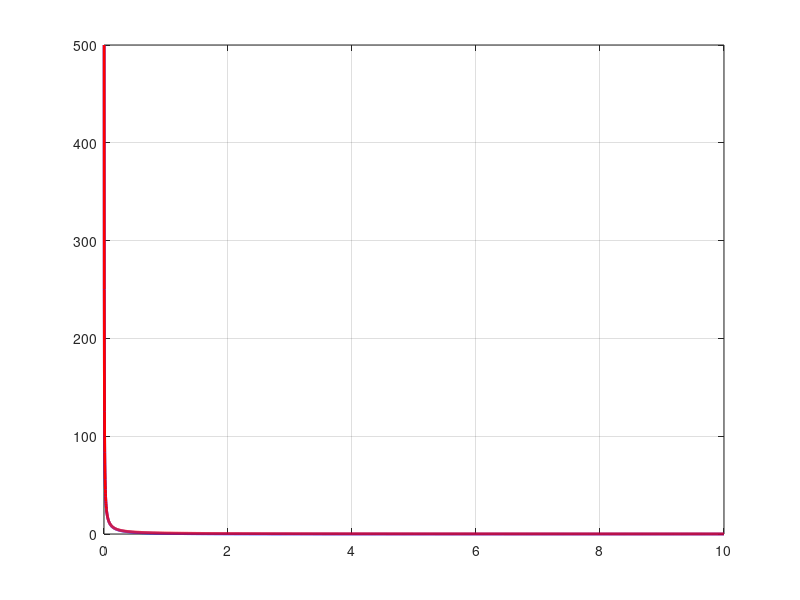
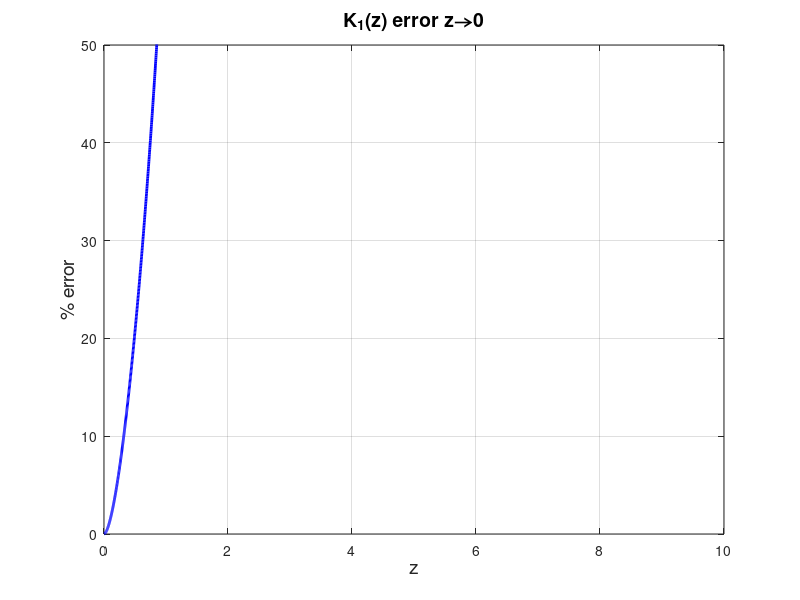
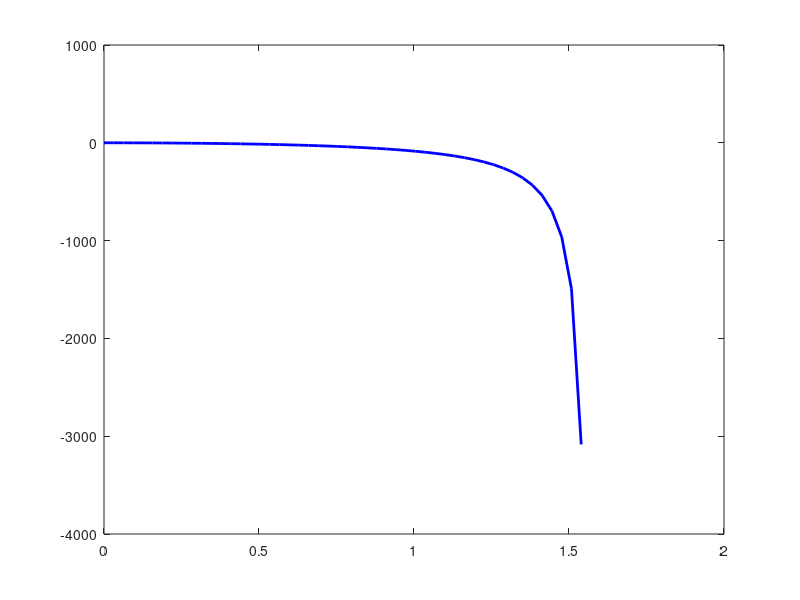
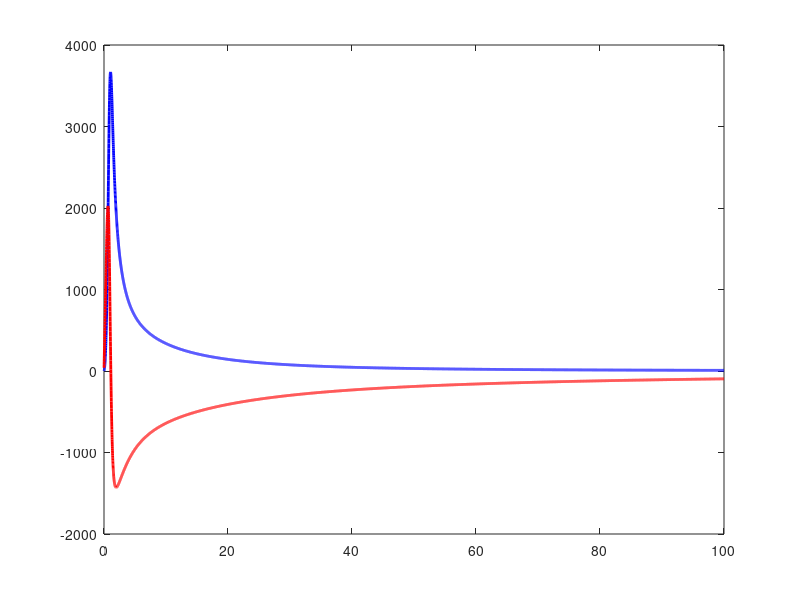

MATLAB code to generate these figures, in order: (Note: this script raises an error after producing the figures.)
%
% Plot bessel functions
%
close all;
t=0:2/1000:10;

figure(1);
plot(t,besselk(1,t),'b','linewidth',2);
hold on;
plot(t,1./t,'r','linewidth',2);
%plot(t,besselk(2,t),'g','linewidth',1);
%plot(t,besselk(3,t),'m','linewidth',1);
grid on;
%legend('K0','K1','K2','K3');
%ylim([0 100])
%xlim([0 0.01])
figure
err=abs(besselk(1,t)-1./t)*100./besselk(1,t);
plot(t,err,'b','linewidth',2);
ylim([0 50]);
grid on;
title('K_1(z) error z\rightarrow0','fontsize',14)
ylabel('% error','fontsize',14);
xlabel('z','fontsize',14);
%% sen cos sinh
t=0:pi/100:pi/2-pi/2/100;
figure(3)
plot(t,(cos(t)-(1))*100./cos(t),'b','linewidth',2);

%%
WangDir='/afs/cern.ch/user/n/nbiancac/scratch0/HEADTAIL_RELEASE/Wang';
cd(WangDir)

Z0=120*pi;
q=1.602176e-19;
c=299792458;
u0=Z0/c;
e0=8.84*(1e-12);
gamma=450; %SPS inj
beta=sqrt(1-1/gamma^2)
v=beta*c;
a=0.05; %[m]
b=0.0305; %[m]
d=b+0.06; %[m]
L=2.738; %[m]
Np=100; % Numero di punti

x=(0.0001:(a-0.0001)/Np:a);
y=(0.0001:(b-0.0001)/Np:b);
q=1.6e-19;
f=10e6; %[Hz]
k0=2*pi.*f/c
kr=2*pi.*f/(v*gamma)

ExS=zeros(Np+1,Np+1);
EyS=zeros(Np+1,Np+1);
EzS=zeros(Np+1,Np+1);
C=0;

for i=1:1:length(x);
    for j=1:1:length(y);
        %r=sqrt((x(i)-2*n*a)^2+y(j)^2);
        %ExS(i,j)=Z0*q/2/pi/beta*besselk(1,kr*r)*kr*x(i)/r;
        %EyS(i,j)=EyS(i,j)+(-1)^n*Z0*q/2/pi/beta*kr*besselk(1,kr*r)*y(j)/r;
        EyS(i,j)=Z0*q/2/pi/beta*2*pi/2/a*(cos(pi*x(i)/2/a)*sinh(pi*y(j)/2/a))/(cosh(pi*y(j)/a)-cos(pi*x(i)/a));
        %EzS(i,j)=Z0*q/2/pi/beta/gamma*besselk(0,kr*r)*kr;
    end
end


figure(3)
surface(x,y,EyS); shading 'interp'

n=[0:1:20];
Zlong=[];
freq=[];
rho=1e6;
ui=460;
kf=1/(20e6);

for f=1e7:1e7:100e9
k0=2*pi*f/c;
k=2*pi*f/beta/c;
kr=2*pi*f/(beta*c*gamma);

N=Z0*q/2/beta/a;
er=12-1i*(1./(2*pi*f*rho*e0));
ur=1+(ui./(1+(kf*kf.*f.*f)))-1i*((ui*kf.*f)./(1+(kf*kf.*f.*f)));

g1n=(2*n+1)*pi/2/a;
k1n=(2*n+1)*pi/2/a;
k2n=sqrt(-kr^2-k1n.^2);
g2n=sqrt(k0^2*ur*er-k^2-g1n.^2);
x1=k2n*b;
x2=g2n*(b-d);

An = N*exp(1i.*x1).*( k2n.*cos(x1).*(1i*k2n.*gamma^2*(k^2-k0^2*er*ur)-g2n.*k^2*er.*cot(x2)) + sin(x1).*...
    (k^2.*(kr^2*er*ur+k1n.^2*(1+gamma^2*(-1+er*ur))) +1i.*g2n.*k2n*kr^2*gamma^2*ur.*tan(x2)) )./...
    (k.*k2n*gamma^2.*(-g2n.*k2n*er.*cos(x1).^2.*cot(x2)+(k^2+(-k0^2+kr^2)*er*ur+k1n.^2*(1+er*ur)).*...
    cos(x1).*sin(x1)-g2n.*k2n*ur.*sin(x1).^2.*tan(x2)));

Zlong=[Zlong, -L/q*sum(An)];
freq=[freq,f];
end

figure(4)
plot(freq./1e9,real(Zlong),'b','LineWidth',2);
hold on
plot(freq./1e9,imag(Zlong),'r','LineWidth',2)
plot(ftsu,real(Zlongtsu),'--r','LineWidth',2)
plot(ftsu,imag(Zlongtsu),'--b','LineWidth',2)
legend('Re(Zs) Wang',   'Im(Zs) Wang',...
       'Re(Zs) Tsutsui','Im(Zs) Tsutsui');
xlim([0 4]);
title(['Tsutsui-Wang Longitudinal Impedance Zs for \beta=1'],'fontsize',14)
xlabel('Frequency in GHz','fontsize',14)
ylabel('Impedance in \Omega /m','fontsize',14)
grid on

saveas(gcf,['Tsutsui-Wang.fig'],'fig');
saveas(gcf,['Tsutsui-Wang.pdf'],'pdf');

%%
% Serie approssimata
a=0.05;
x=0.04;
y=0.01;
C=0
S1=y/(x^2+y^2);
n=1;
err=100;
while err>1e-10

S1=S1+(-1)^n*(y)/((x-2*n*a)^2+y^2)+(-1)^(-n)*(y)/((x-2*(-n)*a)^2+y^2);
C=[C;S1];
err=abs(C(end)-C(end-1));
n=n+1;
end
S1
n

% Serie Bessel
C2=0
r=sqrt((x)^2+y^2);
S3=besselk(1,r)*y/r
n=1;
err=100;
while err>1e-10

S3=S3+(-1)^n*(y)/sqrt((x-2*n*a)^2+y^2)*besselk(1,sqrt((x-2*n*a)^2+y^2))+(-1)^-n*(y)/sqrt((x-2*n*a)^2+y^2)*besselk(1,sqrt((x+2*n*a)^2+y^2));
C2=[C2;S3];
err=abs(C2(end)-C2(end-1));
n=n+1;
end
S3
n

% Serie Somma
S2=2*pi/2/a*(cos(pi*x/2/a)*sinh(pi*y/2/a))/(cosh(pi*y/a)-cos(pi*x/a))

%%
a=0.05;
b=0.002;
x=(-a:2*a/1000:+a);
I=0;
%trapz( x , cos(pi*x./(2*a))*sinh(pi*b/(2*a))  /  (   cosh(pi*b/a) - cos(pi*x/a)    ) * cos((2*n+1)*pi.*x/2/a)  )
 b=0.000000012
yy=pi*b/2/a./(0.5*(pi*b/a)^2+2*sin(pi.*x/2/a).^2);
plot(x,yy)
I=[I; trapz(x,yy)];
